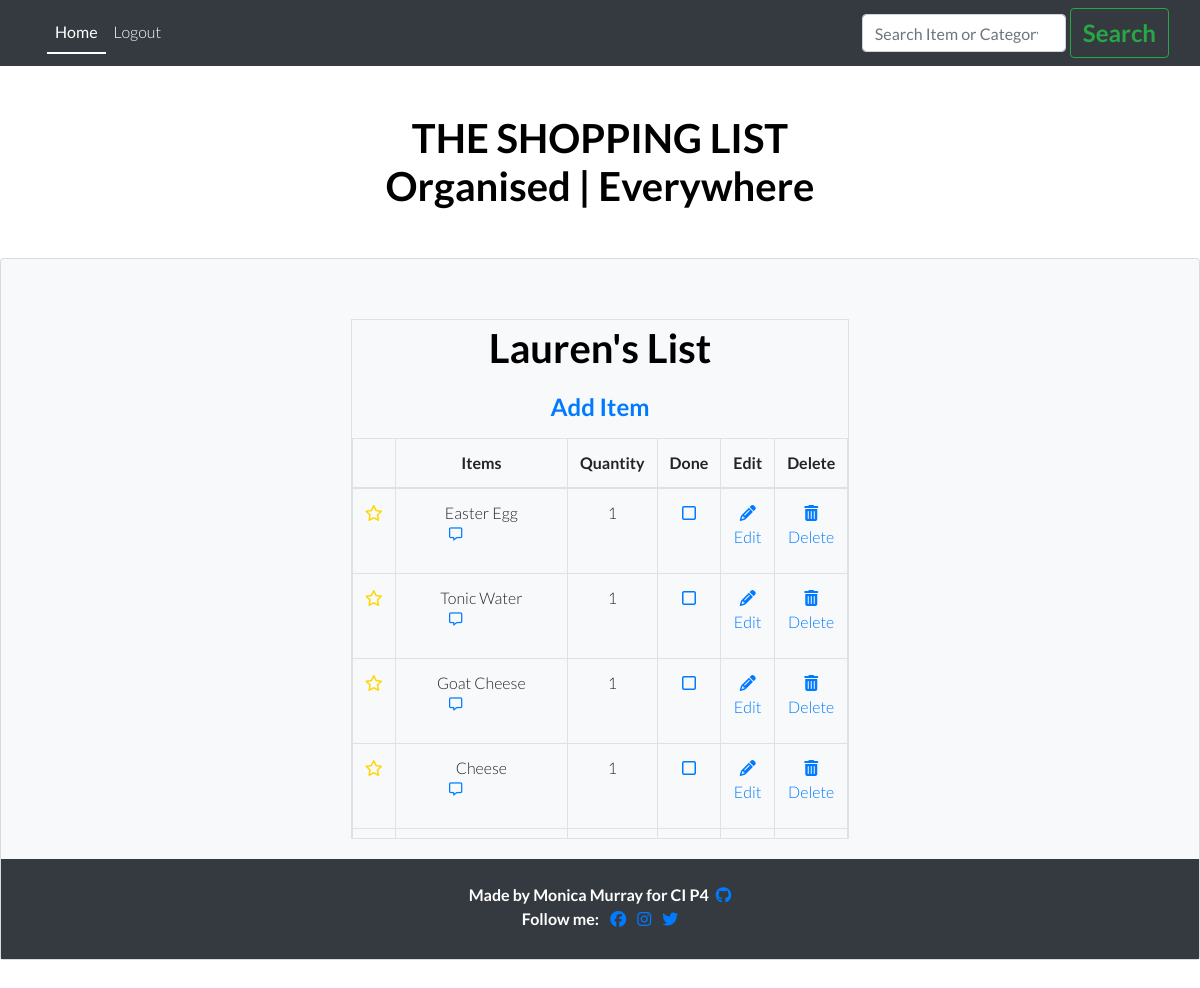
The page / (signed in) on the database its author committed.
### list/models.py (models this page shows)
class Entry(models.Model):
    item_name = models.CharField(
        max_length=60, null=False, blank=False)
    quantity = models.IntegerField(
        choices=QUANTITY_CHOICES, default='1')
    star = models.BooleanField(default=False)
    user = models.ForeignKey(User, on_delete=models.CASCADE)
    category = models.CharField(
        max_length=20, choices=CATEGORY_CHOICES, default='Fresh')
    added_on = models.DateTimeField(auto_now_add=True)
    check_item_as_done = models.BooleanField(default=False)
    class Meta:
        ordering = ['-added_on', '-star', ]
    def __str__(self):
        return self.item_name

### list/views.py (the view, shortened to what this page needs)
# urls.py: path('', views.EntryList.as_view(), name='home'),
class EntryList(LoginRequiredMixin, generic.ListView):
    model = Entry
    template_name = 'index.html'
    paginate_by = 100
    def get_queryset(self, **kwargs):
        queryset = Entry.objects.filter(user=self.request.user)
        search = self.request.GET.get('query')
        print(queryset)
        return queryset

### list/models.py (called while the page is built)
    def __str__(self):
        return self.body

### templates/index.html (shortened to what this page needs)
{% extends 'base.html' %}
{% load static %}
{% block content %}
<div class="image-container mt-3">
</div>
<div class="card-body justify-content-center">
  <div class="row justify-content-center">
    {% if user.is_authenticated %}
    <div class="table-responsive-sm table-bordered pt-1">
      <h1>{{user.username}}'s List</h1>
      <button type="button" class="btn btn-lg mb-1">
        <a href="{% url 'add' %}">Add Item</a>
      </button>
      <div style="max-width: 100%; max-height: 400px; overflow-y: scroll">
        <table class="table">
          <thead>
            <tr>
              <th scope="col" class="w-auto"></th>
              <th scope="col" class="w-50">Items</th>
              <th scope="col" class="w-auto">Quantity</th>
              <th scope="col" class="w-auto">Done</th>
              <th scope="col" class="w-auto">Edit</th>
              <th scope="col" class="w-auto">Delete</th>
            </tr>
          </thead>
          <tbody>
            {% for entry in entry_list %}
            <tr>
              {% if entry.star %}
              <td>
                <a href="{% url 'toggle_star' entry.id %}">
                  <i class="fa-solid fa-star" aria-label="font awesome solid star icon" style="color: gold"></i>
                </a>
              </td>
              {% else %}
              <td>
                <a href="{% url 'toggle_star' entry.id %}">
                  <i class="fa-regular fa-star" aria-label="font awesome regular star icon" style="color: gold"></i>
                </a>
              </td>
              {% endif %}
              {% if entry.check_item_as_done %}
              <td class="text-capitalize">
                <strike> {{ entry.item_name }} </strike>
              </td>
              <td>{{entry.quantity}}</td>
              <td>
                <a href="{% url 'toggle_check' entry.id %}">
                  <i class="fa-solid fa-square-check" aria-label="font awesome solid checkbox icon"></i>
                </a>
              </td>
              <td></td>
              <td>
                <a href="{% url 'delete' entry.id %}"><i class="fa-solid fa-trash-can"
                    aria-label="font awesome trash-can delete icon"></i>
                  Delete</a>
              </td>
              {% else %}
              <td class="text-capitalize">
                {{ entry.item_name }}
                <p class="text-capitalize font-italic text-wrap" style="width: 6rem">
                  <a href="{% url 'note' entry.id %}">
                    <i class="fa-regular fa-message text-center" aria-label="font awesome regular add note icon"></i>
                  </a>
                </p>
              </td>
              <td>{{entry.quantity}}</td>
              <td>
                <a href="{% url 'toggle_check' entry.id %}">
                  <i class="fa-regular fa-square" aria-label="font awesome regular checkbox icon"></i>
                </a>
              </td>
              <td>
                <a href="{% url 'edit' entry.id %}">
                  <i class="fa-solid fa-pencil" aria-label="font awesome solid pencil icon"></i> Edit</a>
              </td>
              <td>
                <a href="{% url 'delete' entry.id %}">
                  <i class="fa-solid fa-trash-can" aria-label="font awesome solid trash-can delete icon"></i> Delete</a>
              </td>
              {% endif %}
            </tr>
            {% empty %}
            <tr>
              The Shopping list is currently empty.
            </tr>
            {% endfor %}
          </tbody>
        </table>
      </div>
    </div>
    {% else %}
  </div>
</div>
{% endif %}
</div>
{% endblock %}

### static/css/style.css (style rules this page uses)
html, body { height: 100%; }
body { background-color: #fff; font-family: 'Lato', sans-serif; color: black; text-align: center; font-weight: 300; display: flex; flex-direction: column; }
h1, h2, h3, h4, h5, h6, p { font-family: 'Lato', sans-serif; color: black; font-weight: 700; }
.btn { font-size: 1.5rem; font-weight: bold; }
.font-italic { font-size: smaller; }
tbody { height: 120px; overflow-y: scroll; }

### rows shown on the page
Entry: star False (drawn), item_name "Easter Egg", quantity "1"
Entry: star False (drawn), item_name "Tonic Water", quantity "1"
Entry: star False (drawn), item_name "Goat Cheese", quantity "1"
Entry: star False (drawn), item_name "Cheese", quantity "1"

### other values the page prints
{{ user.username }} "Lauren"
